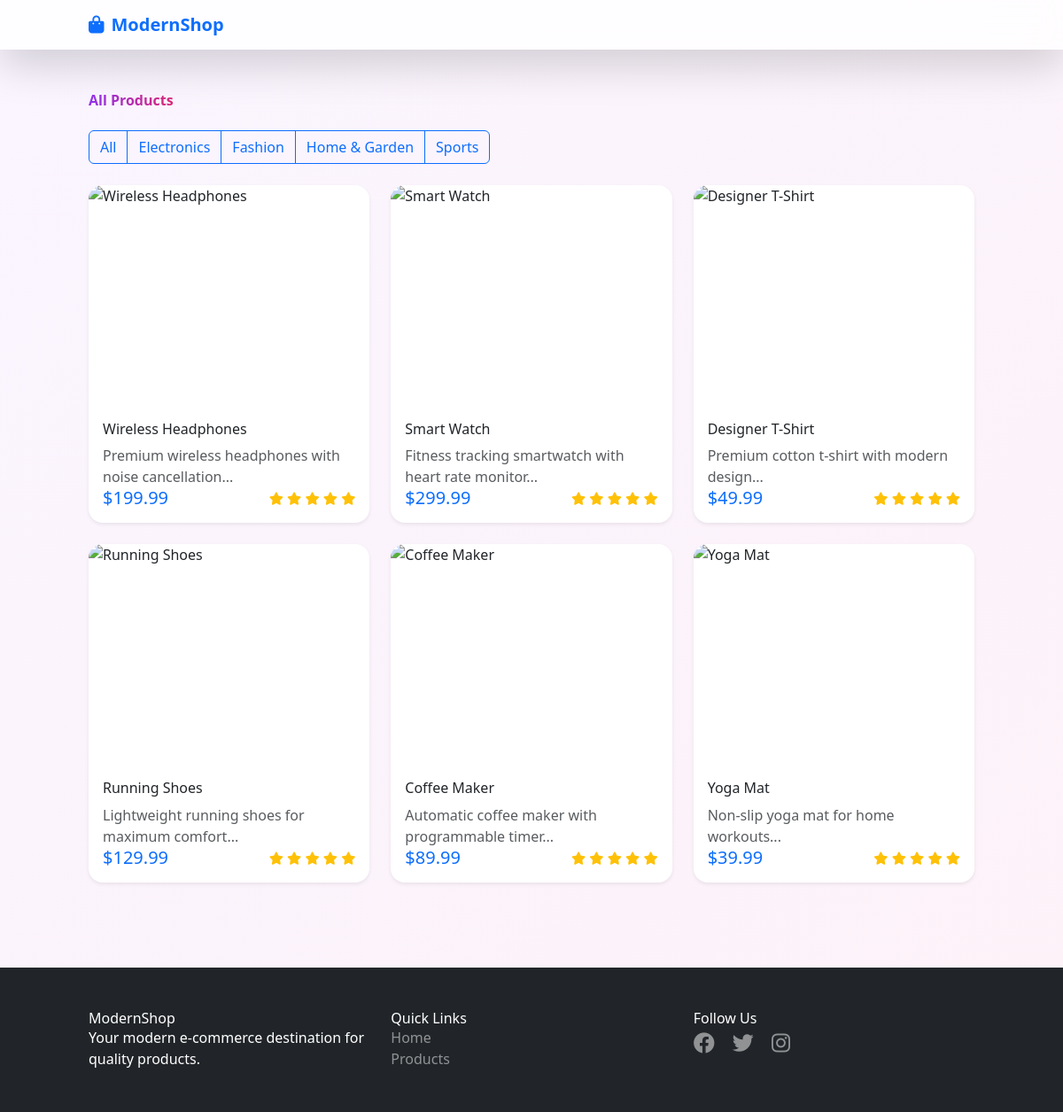
Screenshot of /products/ with the database file from the repository.
### app/models.py (models this page shows)
class Category(db.Model):
    id = db.Column(db.Integer, primary_key=True)
    name = db.Column(db.String(100), nullable=False)
    products = db.relationship('Product', backref='category', lazy=True)

class Product(db.Model):
    id = db.Column(db.Integer, primary_key=True)
    name = db.Column(db.String(100), nullable=False)
    description = db.Column(db.Text)
    price = db.Column(db.Float, nullable=False)
    image_url = db.Column(db.String(200))
    category_id = db.Column(db.Integer, db.ForeignKey('category.id'))
    stock = db.Column(db.Integer, default=0)
    rating = db.Column(db.Float, default=0.0)
    created_at = db.Column(db.DateTime, default=datetime.utcnow)

### app/blueprints/products.py (the view)
@products.route('/')
def index():
    category_id = request.args.get('category')
    if category_id:
        products_list = Product.query.filter_by(category_id=category_id).all()
    else:
        products_list = Product.query.all()
    categories = Category.query.all()
    return render_template('products/index.html', products=products_list, categories=categories)

### app/templates/products/index.html (shortened to what this page needs)
{% extends "base.html" %}
{% block content %}
<div class="container py-5">
    <h2 class="mb-4" data-aos="fade-up">
        <span class="bg-gradient-to-r from-purple-600 to-pink-600 bg-clip-text text-transparent fw-bold">
        </span>
    </h2>
    <div class="mb-4" data-aos="fade-up">
        <div class="btn-group" role="group">
            <a href="{{ url_for('products.index') }}" class="btn btn-outline-primary">All</a>
            {% for category in categories %}
                <a href="{{ url_for('products.index', category=category.id) }}"
                   class="btn btn-outline-primary">{{ category.name }}</a>
            {% endfor %}
        </div>
    </div>
    <div class="row g-4">
        {% for product in products %}
            <div class="col-md-4" data-aos="fade-up" data-aos-delay="{{ loop.index * 50 }}">
                <div class="product-card card border-0 shadow-sm h-100 hover-lift">
                    <div class="position-relative overflow-hidden">
                    </div>
                    <div class="card-body">
                        <h5 class="card-title">{{ product.name }}</h5>
                        <p class="card-text text-muted">{{ product.description[:80] }}...</p>
                        <div class="d-flex justify-content-between align-items-center">
                            <span class="h5 text-primary mb-0">${{ "%.2f"|format(product.price) }}</span>
                            <div class="rating">
                                {% for i in range(5) %}
                                    <i class="fas fa-star {% if i < product.rating %}text-warning{% else %}text-muted{% endif %}"></i>
                                {% endfor %}
                            </div>
                        </div>
                    </div>
                </div>
            </div>
        {% endfor %}
    </div>
</div>
{% endblock %}

### app/templates/base.html (shortened to what this page needs)
<!DOCTYPE html>
<html lang="en">
<head>
    <link href="https://cdn.jsdelivr.net/npm/bootstrap@5.3.0/dist/css/bootstrap.min.css" rel="stylesheet">
    <script src="https://cdn.tailwindcss.com"></script>
    <link rel="stylesheet" href="https://cdnjs.cloudflare.com/ajax/libs/font-awesome/6.4.0/css/all.min.css">
    <link href="https://unpkg.com/aos@2.3.1/dist/aos.css" rel="stylesheet">
    <link rel="stylesheet" href="{{ url_for('static', filename='css/style.css') }}">
</head>
<body class="bg-gradient-to-br from-purple-50 to-pink-50 dark:from-gray-900 dark:to-purple-900 transition-all duration-300">
    <nav class="navbar navbar-expand-lg sticky-top bg-white/80 dark:bg-gray-800/80 backdrop-blur-md shadow-lg">
        <div class="container">
            <a class="navbar-brand fw-bold text-primary" href="{{ url_for('main.index') }}">
                <i class="fas fa-shopping-bag me-2"></i>ModernShop
            </a>
        </div>
    </nav>
    <main>
        {% block content %}{% endblock %}
    </main>
    <footer class="bg-dark text-white py-5 mt-5">
        <div class="container">
            <div class="row">
                <div class="col-md-4">
                    <h5>ModernShop</h5>
                    <p>Your modern e-commerce destination for quality products.</p>
                </div>
                <div class="col-md-4">
                    <h5>Quick Links</h5>
                    <ul class="list-unstyled">
                        <li><a href="{{ url_for('main.index') }}" class="text-white-50">Home</a></li>
                        <li><a href="{{ url_for('products.index') }}" class="text-white-50">Products</a></li>
                    </ul>
                </div>
                <div class="col-md-4">
                    <h5>Follow Us</h5>
                    <div class="social-links">
                        <a href="#" class="text-white-50 me-3"><i class="fab fa-facebook"></i></a>
                        <a href="#" class="text-white-50 me-3"><i class="fab fa-twitter"></i></a>
                        <a href="#" class="text-white-50 me-3"><i class="fab fa-instagram"></i></a>
                    </div>
                </div>
            </div>
        </div>
    </footer>
</body>
</html>

### app/static/css/style.css (style rules this page uses)
:root { --primary-gradient: linear-gradient(135deg, #667eea 0%, #764ba2 100%); --accent-gradient: linear-gradient(135deg, #f093fb 0%, #f5576c 100%); --shadow-light: 0 4px 6px -1px rgba(0, 0, 0, 0.1), 0 2px 4px -1px rgba(0, 0, 0, 0.06); --shadow-medium: 0 10px 15px -3px rgba(0, 0, 0, 0.1), 0 4px 6px -2px rgba(0, 0, 0, 0.05); --shadow-large: 0 20px 25px -5px rgba(0, 0, 0, 0.1), 0 10px 10px -5px rgba(0, 0, 0, 0.04); }
* { transition: all 0.3s ease; }
.product-card { transition: all 0.3s ease; border-radius: 1rem; overflow: hidden; }
.hover-lift { transition: transform 0.3s ease, box-shadow 0.3s ease; }
.navbar { backdrop-filter: blur(10px); -webkit-backdrop-filter: blur(10px); }
.btn { position: relative; overflow: hidden; transition: all 0.3s ease; }
.btn::before { content: ''; position: absolute; top: 0; left: -100%; width: 100%; height: 100%; background: linear-gradient(90deg, transparent, rgba(255, 255, 255, 0.2), transparent); transition: left 0.5s; }
.rating .fa-star { font-size: 0.9rem; }
.social-links a { font-size: 1.5rem; transition: color 0.3s ease; }

### rows the page displays
Category: name "Electronics"
Category: name "Fashion"
Category: name "Home & Garden"
Category: name "Sports"
Product: name "Wireless Headphones", description "Premium wireless headphones with noise cancellation", price "199.99"
Product: name "Smart Watch", description "Fitness tracking smartwatch with heart rate monitor", price "299.99"
Product: name "Designer T-Shirt", description "Premium cotton t-shirt with modern design", price "49.99"
Product: name "Running Shoes", description "Lightweight running shoes for maximum comfort", price "129.99"
Product: name "Coffee Maker", description "Automatic coffee maker with programmable timer", price "89.99"
Product: name "Yoga Mat", description "Non-slip yoga mat for home workouts", price "39.99"
